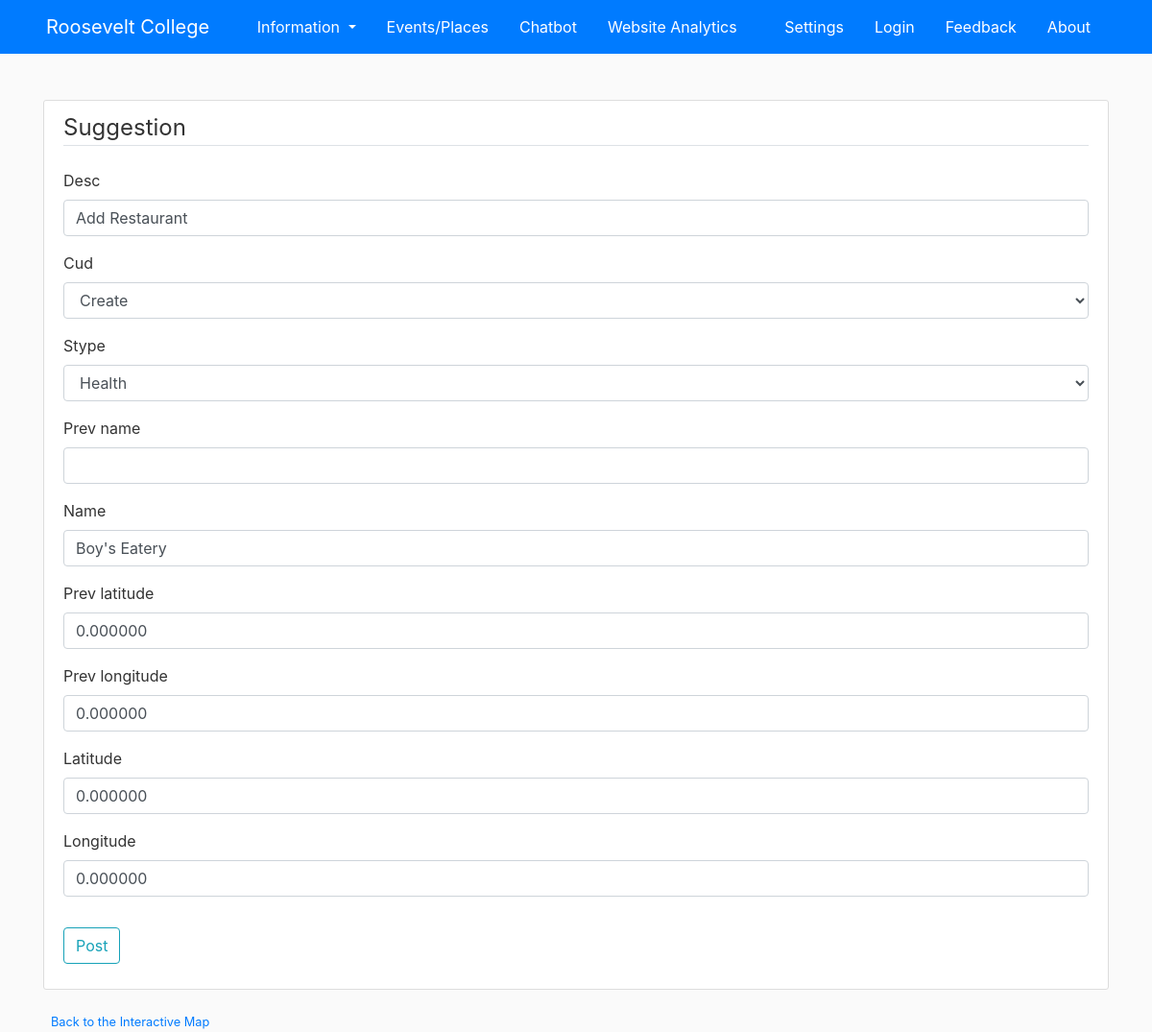
Before: /imap/10/update/ with the older database file.
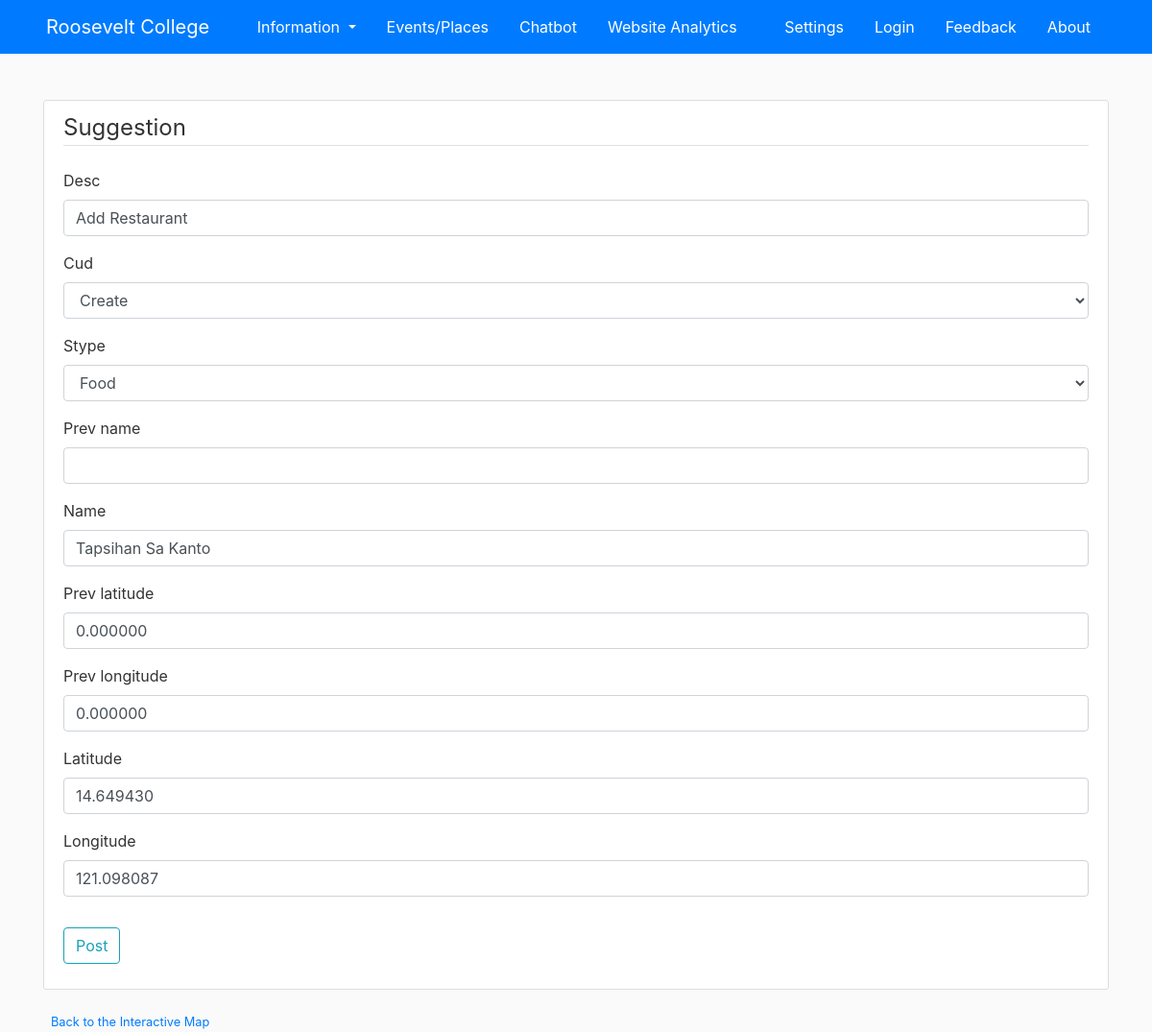
After: the same page with the newer database file.
### interactive_map/models.py (models this page shows, shortened)
class Suggestion(models.Model):
	class EventPlace(models.IntegerChoices):
		EVENT = 1
		HEALTH = 2
		FOOD = 3
		FINANCE = 4
		STORE = 5
		ETC = 6
	class Action(models.IntegerChoices):
		CREATE = 1
		UPDATE = 2
		DELETE = 3
	desc = models.CharField(max_length=100, unique=True)
	stype = models.IntegerField(choices=EventPlace.choices)
	prev_name = models.CharField(max_length=100, default=None, blank=True)
	name = models.CharField(max_length=100)
	prev_longitude = models.DecimalField(default=0, decimal_places=6, max_digits=9, blank=True)
	prev_latitude = models.DecimalField(default=0, decimal_places=6, max_digits=8, blank=True)
	longitude = models.DecimalField(default=0, decimal_places=6, max_digits=9)
	latitude = models.DecimalField(default=0, decimal_places=6, max_digits=8)
	cud = models.IntegerField(choices=Action.choices)
	date_posted = models.DateTimeField(default=timezone.now)

### interactive_map/views.py (the view)
# urls.py: path('imap/<int:pk>/update/', interactive_map_views.SuggestionUpdateView.as_view(), name='suggestion-update'),
class SuggestionUpdateView(UpdateView):
	model = Suggestion
	fields = ['desc', 'cud', 'stype', 'prev_name', 'name', 'prev_latitude', 'prev_longitude', 'latitude', 'longitude']

### interactive_map/templates/interactive_map/suggestion_form.html (shortened to what this page needs)
{% extends "main/base.html" %}
{% load crispy_forms_tags %}
{% block content %}
<div class="container">
	<div class="content-section">
		<form method="POST">
			<fieldset class="form-group">
				<legend class="border-bottom mb-4">Suggestion</legend>
				{{ form|crispy }}
			</fieldset>
			<div class="form-group">
				<button class="btn btn-outline-info" type="submit">Post</button>
			</div>
		</form>
	</div>
	<small class="text-muted">
		<a class="ml-2" href="{% url 'imap-index' 3 %}">Back to the Interactive Map</a>
	</small>
</div>
{% endblock content %}

Changed rows visible on the page:
changed Suggestion "Add Restaurant": stype "Health" → "Food"; name "Boy's Eatery" → "Tapsihan Sa Kanto"; latitude "0.000000" → "14.649430"; longitude "0.000000" → "121.098087"
